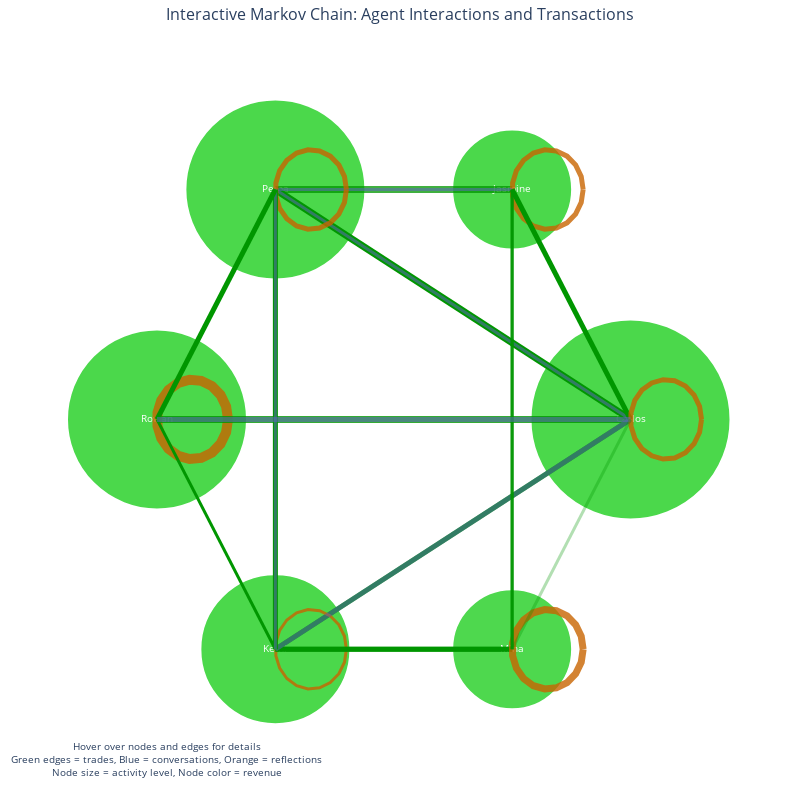

The notebook cell this image was saved under:
### Code cell
# Interactive Markov Chain Visualization
import plotly.graph_objects as go
import plotly.express as px
from plotly.subplots import make_subplots

import numpy as np
import math

def create_interactive_markov_visualization(results):
    """Create an interactive visualization of the complete Markov chain with transactions"""
    
    interactions = results.get('interaction_history', [])
    if not interactions:
        print("No interaction history found")
        return
    
    # Parse all interactions and build complete state transition data
    nodes = set()
    transitions = []
    transactions = {}
    
    for interaction in interactions:
        step = interaction.get('step', 0)
        
        if interaction.get('type') == 'conversation':
            participants = interaction.get('participants', [])
            if len(participants) == 2:
                from_agent, to_agent = participants[0], participants[1]
                nodes.add(from_agent)
                nodes.add(to_agent)
                
                # Check for trades in this conversation
                trades = interaction.get('trades', [])
                trade_info = None
                total_value = 0
                items_traded = []
                
                if trades:
                    for trade in trades:
                        if trade.get('executed') and trade.get('trade_details'):
                            trade_details = trade['trade_details']
                            items = trade_details.get('items', [])
                            actual_items = [item for item in items if item.get('name') != 'digital cash']
                            
                            total_value += sum(item.get('value', 0) for item in actual_items)
                            items_traded.extend([f"{item.get('name', '').replace('_', ' ').title()} (${item.get('value', 0)})" 
                                               for item in actual_items])
                
                transitions.append({
                    'step': step,
                    'from': from_agent,
                    'to': to_agent,
                    'type': 'conversation',
                    'has_trade': len(trades) > 0,
                    'trade_value': total_value,
                    'items': items_traded
                })
                
        elif interaction.get('type') == 'reflection':
            agent = interaction.get('agent', '')
            if agent:
                nodes.add(agent)
                transitions.append({
                    'step': step,
                    'from': agent,
                    'to': agent,
                    'type': 'reflection',
                    'has_trade': False,
                    'trade_value': 0,
                    'items': []
                })
    
    # Create the interactive plot
    return create_plotly_network(list(nodes), transitions)

def create_plotly_network(nodes, transitions):
    """Create interactive plotly network visualization"""
    
    # Create node positions in a circle
    n_nodes = len(nodes)
    node_positions = {}
    for i, node in enumerate(nodes):
        angle = 2 * math.pi * i / n_nodes
        node_positions[node] = {
            'x': math.cos(angle) * 2,
            'y': math.sin(angle) * 2
        }
    
    # Prepare edge traces
    edge_traces = []
    edge_info = []
    
    # Group transitions by (from, to) pair
    edge_groups = defaultdict(list)
    for transition in transitions:
        key = (transition['from'], transition['to'])
        edge_groups[key].append(transition)
    
    # Create edges with different styles
    for (from_node, to_node), trans_list in edge_groups.items():
        x0, y0 = node_positions[from_node]['x'], node_positions[from_node]['y']
        x1, y1 = node_positions[to_node]['x'], node_positions[to_node]['y']
        
        # Aggregate information
        total_interactions = len(trans_list)
        total_trades = sum(1 for t in trans_list if t['has_trade'])
        total_value = sum(t['trade_value'] for t in trans_list)
        all_items = []
        for t in trans_list:
            all_items.extend(t['items'])
        
        # Determine edge properties
        is_self_loop = (from_node == to_node)
        has_trades = total_trades > 0
        
        # Create hover text
        hover_text = f"<b>{from_node} → {to_node}</b><br>"
        hover_text += f"Total Interactions: {total_interactions}<br>"
        if has_trades:
            hover_text += f"Trades: {total_trades}<br>"
            hover_text += f"Total Value: ${total_value:.2f}<br>"
            if all_items:
                hover_text += f"Items: {', '.join(set(all_items))}<br>"
        
        steps = [str(t['step']) for t in trans_list]
        hover_text += f"Steps: {', '.join(steps)}"
        
        # Handle self-loops differently
        if is_self_loop:
            # Create a small arc for self-loops
            arc_x, arc_y = create_self_loop_arc(x0, y0, 0.3)
            edge_x = arc_x
            edge_y = arc_y
        else:
            edge_x = [x0, x1, None]
            edge_y = [y0, y1, None]
        
        # Choose color based on trade status
        if has_trades:
            color = f'rgba(0, 150, 0, {min(0.3 + total_value/100, 1.0)})'  # Green with opacity based on value
        elif from_node == to_node:
            color = 'rgba(200, 100, 0, 0.8)'  # Orange for reflections
        else:
            color = 'rgba(100, 100, 200, 0.5)'  # Blue for conversations without trades
        
        # Line width based on interaction count
        line_width = min(1 + total_interactions * 2, 10)
        
        edge_trace = go.Scatter(
            x=edge_x, y=edge_y,
            line=dict(width=line_width, color=color),
            hoverinfo='text',
            hovertext=hover_text,
            mode='lines',
            name=f'{from_node} → {to_node}' if not is_self_loop else f'{from_node} (reflection)',
            showlegend=False
        )
        
        edge_traces.append(edge_trace)
    
    # Create node trace
    node_x = [node_positions[node]['x'] for node in nodes]
    node_y = [node_positions[node]['y'] for node in nodes]
    
    # Calculate node statistics
    node_stats = {}
    for node in nodes:
        conversations_started = sum(1 for t in transitions if t['from'] == node and t['type'] == 'conversation')
        conversations_received = sum(1 for t in transitions if t['to'] == node and t['type'] == 'conversation')
        reflections = sum(1 for t in transitions if t['from'] == node and t['type'] == 'reflection')
        trades_made = sum(1 for t in transitions if t['from'] == node and t['has_trade'])
        revenue = sum(t['trade_value'] for t in transitions if t['from'] == node and t['has_trade'])
        
        node_stats[node] = {
            'conversations_started': conversations_started,
            'conversations_received': conversations_received,
            'reflections': reflections,
            'trades_made': trades_made,
            'revenue': revenue
        }
    
    node_text = []
    node_colors = []
    node_sizes = []
    
    for node in nodes:
        stats = node_stats[node]
        
        # Create hover text
        hover_text = f"<b>{node}</b><br>"
        hover_text += f"Conversations Started: {stats['conversations_started']}<br>"
        hover_text += f"Conversations Received: {stats['conversations_received']}<br>"
        hover_text += f"Reflections: {stats['reflections']}<br>"
        hover_text += f"Trades Made: {stats['trades_made']}<br>"
        hover_text += f"Revenue: ${stats['revenue']:.2f}"
        
        node_text.append(hover_text)
        
        # Node color based on revenue
        if stats['revenue'] > 0:
            intensity = min(stats['revenue'] / 100, 1.0)
            node_colors.append(f'rgba(0, 200, 0, {0.3 + intensity * 0.7})')
        else:
            node_colors.append('rgba(150, 150, 200, 0.7)')
        
        # Node size based on total activity
        total_activity = stats['conversations_started'] + stats['conversations_received'] + stats['reflections']
        node_sizes.append(max(20 + total_activity * 10, 30))
    
    node_trace = go.Scatter(
        x=node_x, y=node_y,
        mode='markers+text',
        hoverinfo='text',
        hovertext=node_text,
        text=[node.split()[0] for node in nodes],  # Show first name only
        textposition="middle center",
        textfont=dict(size=10, color="white"),
        marker=dict(
            size=node_sizes,
            color=node_colors,
            line=dict(width=2, color='white'),
            sizemode='diameter'
        ),
        name='Agents',
        showlegend=False
    )
    
    # Create the figure
    fig = go.Figure(data=[node_trace] + edge_traces,
                   layout=go.Layout(
                        title=dict(
                            text='Interactive Markov Chain: Agent Interactions and Transactions',
                            x=0.5,
                            font=dict(size=16)
                        ),
                        #titlefont_size=16,
                        showlegend=False,
                        hovermode='closest',
                        margin=dict(b=20,l=5,r=5,t=40),
                        annotations=[ dict(
                            text="Hover over nodes and edges for details<br>" + 
                                 "Green edges = trades, Blue = conversations, Orange = reflections<br>" + 
                                 "Node size = activity level, Node color = revenue",
                            showarrow=False,
                            xref="paper", yref="paper",
                            x=0.005, y=-0.002,
                            xanchor='left', yanchor='bottom',
                            font=dict(size=10)
                        )],
                        xaxis=dict(showgrid=False, zeroline=False, showticklabels=False),
                        yaxis=dict(showgrid=False, zeroline=False, showticklabels=False),
                        plot_bgcolor='rgba(0,0,0,0)',
                        width=800,
                        height=800
                   ))
    
    return fig

def create_self_loop_arc(x, y, radius):
    """Create coordinates for a self-loop arc"""
    # Create a small circle offset from the node
    angles = np.linspace(0, 2*np.pi, 20)
    arc_x = [x + radius * np.cos(angle) + radius for angle in angles] + [None]
    arc_y = [y + radius * np.sin(angle) for angle in angles] + [None]
    return arc_x, arc_y

# Create and display the interactive visualization
fig = create_interactive_markov_visualization(results)
if fig:
    fig.show()
else:
    print("Could not create visualization - no data available")

### Figure 1 — Plotly figure (JSON) as saved in the notebook; plotly's stock layout.template omitted (floating-point values rounded to 4 significant figures)
{"data": [{"hoverinfo": "text", "hovertext": ["<b>Carlos Mendez</b><br>Conversations Started: 8<br>Conversations Received: 8<br>Reflections: 2<br>Trades Made: 4<br>Revenue: $270.00", "<b>Jasmine Carter</b><br>Conversations Started: 4<br>Conversations Received: 4<br>Reflections: 2<br>Trades Made: 2<br>Revenue: $123.50", "<b>Pema Sherpa</b><br>Conversations Started: 7<br>Conversations Received: 7<br>Reflections: 2<br>Trades Made: 5<br>Revenue: $245.00", "<b>Rowan Greenwood</b><br>Conversations Started: 5<br>Conversations Received: 4<br>Reflections: 7<br>Trades Made: 4<br>Revenue: $120.00", "<b>Kemi Adebayo</b><br>Conversations Started: 6<br>Conversations Received: 6<br>Reflections: 1<br>Trades Made: 2<br>Revenue: $180.00", "<b>Mina Kim</b><br>Conversations Started: 3<br>Conversations Received: 4<br>Reflections: 3<br>Trades Made: 2<br>Revenue: $97.50"], "marker": {"color": ["rgba(0, 200, 0, 1.0)", "rgba(0, 200, 0, 1.0)", "rgba(0, 200, 0, 1.0)", "rgba(0, 200, 0, 1.0)", "rgba(0, 200, 0, 1.0)", "rgba(0, 200, 0, 0.9824999999999999)"], "line": {"color": "white", "width": 2}, "size": [200, 120, 180, 180, 150, 120], "sizemode": "diameter"}, "mode": "markers+text", "name": "Agents", "showlegend": false, "text": ["Carlos", "Jasmine", "Pema", "Rowan", "Kemi", "Mina"], "textfont": {"color": "white", "size": 10}, "textposition": "middle center", "type": "scatter", "x": [2, 1.0, -1.0, -2, -1.0, 1.0], "y": [0, 1.732, 1.732, 2.449e-16, -1.732, -1.732]}, {"hoverinfo": "text", "hovertext": "<b>Rowan Greenwood → Rowan Greenwood</b><br>Total Interactions: 7<br>Steps: 1, 2, 26, 27, 28, 44, 45", "line": {"color": "rgba(200, 100, 0, 0.8)", "width": 10}, "mode": "lines", "name": "Rowan Greenwood (reflection)", "showlegend": false, "type": "scatter", "x": [-1.4, -1.416, -1.463, -1.536, -1.626, -1.725, -1.821, -1.903, -1.964, -1.996, -1.996, -1.964, -1.903, -1.821, -1.725, -1.626, -1.536, -1.463, -1.416, -1.4, null], "y": [2.449e-16, 0.09741, 0.1843, 0.2511, 0.2908, 0.299, 0.2747, 0.2207, 0.1428, 0.04938, -0.04938, -0.1428, -0.2207, -0.2747, -0.299, -0.2908, -0.2511, -0.1843, -0.09741, 1.715e-16, null]}, {"hoverinfo": "text", "hovertext": "<b>Rowan Greenwood → Carlos Mendez</b><br>Total Interactions: 3<br>Trades: 2<br>Total Value: $50.00<br>Items: Hibiscus Extract ($35.0), Herbal Tea ($15.0)<br>Steps: 3, 11, 42", "line": {"color": "rgba(0, 150, 0, 0.8)", "width": 7}, "mode": "lines", "name": "Rowan Greenwood → Carlos Mendez", "showlegend": false, "type": "scatter", "x": [-2, 2, null], "y": [2.449e-16, 0, null]}, {"hoverinfo": "text", "hovertext": "<b>Carlos Mendez → Pema Sherpa</b><br>Total Interactions: 3<br>Trades: 2<br>Total Value: $85.00<br>Items: Premium Cigars ($85.0)<br>Steps: 4, 20, 32", "line": {"color": "rgba(0, 150, 0, 1.0)", "width": 7}, "mode": "lines", "name": "Carlos Mendez → Pema Sherpa", "showlegend": false, "type": "scatter", "x": [2, -1.0, null], "y": [0, 1.732, null]}, {"hoverinfo": "text", "hovertext": "<b>Pema Sherpa → Jasmine Carter</b><br>Total Interactions: 3<br>Trades: 2<br>Total Value: $45.00<br>Items: Mountain Flower Honey ($45.0)<br>Steps: 5, 33, 47", "line": {"color": "rgba(0, 150, 0, 0.75)", "width": 7}, "mode": "lines", "name": "Pema Sherpa → Jasmine Carter", "showlegend": false, "type": "scatter", "x": [-1.0, 1.0, null], "y": [1.732, 1.732, null]}, {"hoverinfo": "text", "hovertext": "<b>Jasmine Carter → Jasmine Carter</b><br>Total Interactions: 2<br>Steps: 6, 48", "line": {"color": "rgba(200, 100, 0, 0.8)", "width": 5}, "mode": "lines", "name": "Jasmine Carter (reflection)", "showlegend": false, "type": "scatter", "x": [1.6, 1.584, 1.537, 1.464, 1.374, 1.275, 1.179, 1.097, 1.036, 1.004, 1.004, 1.036, 1.097, 1.179, 1.275, 1.374, 1.464, 1.537, 1.584, 1.6, null], "y": [1.732, 1.829, 1.916, 1.983, 2.023, 2.031, 2.007, 1.953, 1.875, 1.781, 1.683, 1.589, 1.511, 1.457, 1.433, 1.441, 1.481, 1.548, 1.635, 1.732, null]}, {"hoverinfo": "text", "hovertext": "<b>Jasmine Carter → Pema Sherpa</b><br>Total Interactions: 1<br>Steps: 7", "line": {"color": "rgba(100, 100, 200, 0.5)", "width": 3}, "mode": "lines", "name": "Jasmine Carter → Pema Sherpa", "showlegend": false, "type": "scatter", "x": [1.0, -1.0, null], "y": [1.732, 1.732, null]}, {"hoverinfo": "text", "hovertext": "<b>Pema Sherpa → Carlos Mendez</b><br>Total Interactions: 1<br>Steps: 8", "line": {"color": "rgba(100, 100, 200, 0.5)", "width": 3}, "mode": "lines", "name": "Pema Sherpa → Carlos Mendez", "showlegend": false, "type": "scatter", "x": [-1.0, 2, null], "y": [1.732, 0, null]}, {"hoverinfo": "text", "hovertext": "<b>Carlos Mendez → Kemi Adebayo</b><br>Total Interactions: 2<br>Trades: 1<br>Total Value: $185.00<br>Items: Wrapper Tobacco Leaves ($35.0), Aged Cigars ($150.0)<br>Steps: 9, 12", "line": {"color": "rgba(0, 150, 0, 1.0)", "width": 5}, "mode": "lines", "name": "Carlos Mendez → Kemi Adebayo", "showlegend": false, "type": "scatter", "x": [2, -1.0, null], "y": [0, -1.732, null]}, {"hoverinfo": "text", "hovertext": "<b>Kemi Adebayo → Rowan Greenwood</b><br>Total Interactions: 1<br>Trades: 1<br>Total Value: $90.00<br>Items: Hibiscus Extract ($35.0), Baobab Fruit Powder ($55.0)<br>Steps: 10", "line": {"color": "rgba(0, 150, 0, 1.0)", "width": 3}, "mode": "lines", "name": "Kemi Adebayo → Rowan Greenwood", "showlegend": false, "type": "scatter", "x": [-1.0, -2, null], "y": [-1.732, 2.449e-16, null]}, {"hoverinfo": "text", "hovertext": "<b>Kemi Adebayo → Kemi Adebayo</b><br>Total Interactions: 1<br>Steps: 13", "line": {"color": "rgba(200, 100, 0, 0.8)", "width": 3}, "mode": "lines", "name": "Kemi Adebayo (reflection)", "showlegend": false, "type": "scatter", "x": [-0.4, -0.4163, -0.4633, -0.5359, -0.6264, -0.7248, -0.8205, -0.9032, -0.9638, -0.9959, -0.9959, -0.9638, -0.9032, -0.8205, -0.7248, -0.6264, -0.5359, -0.4633, -0.4163, -0.4, null], "y": [-1.732, -1.635, -1.548, -1.481, -1.441, -1.433, -1.457, -1.511, -1.589, -1.683, -1.781, -1.875, -1.953, -2.007, -2.031, -2.023, -1.983, -1.916, -1.829, -1.732, null]}, {"hoverinfo": "text", "hovertext": "<b>Kemi Adebayo → Mina Kim</b><br>Total Interactions: 2<br>Trades: 1<br>Total Value: $90.00<br>Items: Hibiscus Extract ($35.0), Baobab Fruit Powder ($55.0)<br>Steps: 14, 16", "line": {"color": "rgba(0, 150, 0, 1.0)", "width": 5}, "mode": "lines", "name": "Kemi Adebayo → Mina Kim", "showlegend": false, "type": "scatter", "x": [-1.0, 1.0, null], "y": [-1.732, -1.732, null]}, {"hoverinfo": "text", "hovertext": "<b>Mina Kim → Kemi Adebayo</b><br>Total Interactions: 2<br>Trades: 1<br>Total Value: $47.50<br>Items: Sunscreen ($22.0), Sheet Masks ($3.5)<br>Steps: 15, 18", "line": {"color": "rgba(0, 150, 0, 0.7749999999999999)", "width": 5}, "mode": "lines", "name": "Mina Kim → Kemi Adebayo", "showlegend": false, "type": "scatter", "x": [1.0, -1.0, null], "y": [-1.732, -1.732, null]}, {"hoverinfo": "text", "hovertext": "<b>Mina Kim → Mina Kim</b><br>Total Interactions: 3<br>Steps: 17, 35, 36", "line": {"color": "rgba(200, 100, 0, 0.8)", "width": 7}, "mode": "lines", "name": "Mina Kim (reflection)", "showlegend": false, "type": "scatter", "x": [1.6, 1.584, 1.537, 1.464, 1.374, 1.275, 1.179, 1.097, 1.036, 1.004, 1.004, 1.036, 1.097, 1.179, 1.275, 1.374, 1.464, 1.537, 1.584, 1.6, null], "y": [-1.732, -1.635, -1.548, -1.481, -1.441, -1.433, -1.457, -1.511, -1.589, -1.683, -1.781, -1.875, -1.953, -2.007, -2.031, -2.023, -1.983, -1.916, -1.829, -1.732, null]}, {"hoverinfo": "text", "hovertext": "<b>Kemi Adebayo → Carlos Mendez</b><br>Total Interactions: 2<br>Steps: 19, 31", "line": {"color": "rgba(100, 100, 200, 0.5)", "width": 5}, "mode": "lines", "name": "Kemi Adebayo → Carlos Mendez", "showlegend": false, "type": "scatter", "x": [-1.0, 2, null], "y": [-1.732, 0, null]}, {"hoverinfo": "text", "hovertext": "<b>Pema Sherpa → Pema Sherpa</b><br>Total Interactions: 2<br>Steps: 21, 22", "line": {"color": "rgba(200, 100, 0, 0.8)", "width": 5}, "mode": "lines", "name": "Pema Sherpa (reflection)", "showlegend": false, "type": "scatter", "x": [-0.4, -0.4163, -0.4633, -0.5359, -0.6264, -0.7248, -0.8205, -0.9032, -0.9638, -0.9959, -0.9959, -0.9638, -0.9032, -0.8205, -0.7248, -0.6264, -0.5359, -0.4633, -0.4163, -0.4, null], "y": [1.732, 1.829, 1.916, 1.983, 2.023, 2.031, 2.007, 1.953, 1.875, 1.781, 1.683, 1.589, 1.511, 1.457, 1.433, 1.441, 1.481, 1.548, 1.635, 1.732, null]}, {"hoverinfo": "text", "hovertext": "<b>Pema Sherpa → Kemi Adebayo</b><br>Total Interactions: 2<br>Trades: 2<br>Total Value: $155.00<br>Items: Mountain Flower Honey ($45.0), Pine Honey ($55.0)<br>Steps: 23, 30", "line": {"color": "rgba(0, 150, 0, 1.0)", "width": 5}, "mode": "lines", "name": "Pema Sherpa → Kemi Adebayo", "showlegend": false, "type": "scatter", "x": [-1.0, -1.0, null], "y": [1.732, -1.732, null]}, {"hoverinfo": "text", "hovertext": "<b>Kemi Adebayo → Pema Sherpa</b><br>Total Interactions: 1<br>Steps: 24", "line": {"color": "rgba(100, 100, 200, 0.5)", "width": 3}, "mode": "lines", "name": "Kemi Adebayo → Pema Sherpa", "showlegend": false, "type": "scatter", "x": [-1.0, -1.0, null], "y": [-1.732, 1.732, null]}, {"hoverinfo": "text", "hovertext": "<b>Pema Sherpa → Rowan Greenwood</b><br>Total Interactions: 1<br>Trades: 1<br>Total Value: $45.00<br>Items: Mountain Flower Honey ($45.0)<br>Steps: 25", "line": {"color": "rgba(0, 150, 0, 0.75)", "width": 3}, "mode": "lines", "name": "Pema Sherpa → Rowan Greenwood", "showlegend": false, "type": "scatter", "x": [-1.0, -2, null], "y": [1.732, 2.449e-16, null]}, {"hoverinfo": "text", "hovertext": "<b>Rowan Greenwood → Pema Sherpa</b><br>Total Interactions: 2<br>Trades: 2<br>Total Value: $70.00<br>Items: Baobab Fruit Powder ($55.0), Herbal Tea ($15.0)<br>Steps: 29, 46", "line": {"color": "rgba(0, 150, 0, 1.0)", "width": 5}, "mode": "lines", "name": "Rowan Greenwood → Pema Sherpa", "showlegend": false, "type": "scatter", "x": [-2, -1.0, null], "y": [2.449e-16, 1.732, null]}, {"hoverinfo": "text", "hovertext": "<b>Jasmine Carter → Mina Kim</b><br>Total Interactions: 1<br>Trades: 1<br>Total Value: $48.50<br>Items: Mountain Flower Honey ($45.0), Notebooks ($3.5)<br>Steps: 34", "line": {"color": "rgba(0, 150, 0, 0.7849999999999999)", "width": 3}, "mode": "lines", "name": "Jasmine Carter → Mina Kim", "showlegend": false, "type": "scatter", "x": [1.0, 1.0, null], "y": [1.732, -1.732, null]}, {"hoverinfo": "text", "hovertext": "<b>Mina Kim → Jasmine Carter</b><br>Total Interactions: 1<br>Trades: 1<br>Total Value: $50.00<br>Items: Essence ($28.0), Sunscreen ($22.0)<br>Steps: 37", "line": {"color": "rgba(0, 150, 0, 0.8)", "width": 3}, "mode": "lines", "name": "Mina Kim → Jasmine Carter", "showlegend": false, "type": "scatter", "x": [1.0, 1.0, null], "y": [-1.732, 1.732, null]}, {"hoverinfo": "text", "hovertext": "<b>Jasmine Carter → Carlos Mendez</b><br>Total Interactions: 2<br>Trades: 1<br>Total Value: $75.00<br>Items: Tutoring Sessions ($40.0), Essence ($28.0), Notebooks ($7.0)<br>Steps: 38, 49", "line": {"color": "rgba(0, 150, 0, 1.0)", "width": 5}, "mode": "lines", "name": "Jasmine Carter → Carlos Mendez", "showlegend": false, "type": "scatter", "x": [1.0, 2, null], "y": [1.732, 0, null]}, {"hoverinfo": "text", "hovertext": "<b>Carlos Mendez → Carlos Mendez</b><br>Total Interactions: 2<br>Steps: 39, 40", "line": {"color": "rgba(200, 100, 0, 0.8)", "width": 5}, "mode": "lines", "name": "Carlos Mendez (reflection)", "showlegend": false, "type": "scatter", "x": [2.6, 2.584, 2.537, 2.464, 2.374, 2.275, 2.179, 2.097, 2.036, 2.004, 2.004, 2.036, 2.097, 2.179, 2.275, 2.374, 2.464, 2.537, 2.584, 2.6, null], "y": [0, 0.09741, 0.1843, 0.2511, 0.2908, 0.299, 0.2747, 0.2207, 0.1428, 0.04938, -0.04938, -0.1428, -0.2207, -0.2747, -0.299, -0.2908, -0.2511, -0.1843, -0.09741, -7.348e-17, null]}, {"hoverinfo": "text", "hovertext": "<b>Carlos Mendez → Rowan Greenwood</b><br>Total Interactions: 2<br>Steps: 41, 43", "line": {"color": "rgba(100, 100, 200, 0.5)", "width": 5}, "mode": "lines", "name": "Carlos Mendez → Rowan Greenwood", "showlegend": false, "type": "scatter", "x": [2, -2, null], "y": [0, 2.449e-16, null]}, {"hoverinfo": "text", "hovertext": "<b>Carlos Mendez → Mina Kim</b><br>Total Interactions: 1<br>Trades: 1<br>Total Value: $0.00<br>Steps: 50", "line": {"color": "rgba(0, 150, 0, 0.3)", "width": 3}, "mode": "lines", "name": "Carlos Mendez → Mina Kim", "showlegend": false, "type": "scatter", "x": [2, 1.0, null], "y": [0, -1.732, null]}], "layout": {"annotations": [{"font": {"size": 10}, "showarrow": false, "text": "Hover over nodes and edges for details<br>Green edges = trades, Blue = conversations, Orange = reflections<br>Node size = activity level, Node color = revenue", "x": 0.005, "xanchor": "left", "xref": "paper", "y": -0.002, "yanchor": "bottom", "yref": "paper"}], "height": 800, "hovermode": "closest", "margin": {"b": 20, "l": 5, "r": 5, "t": 40}, "plot_bgcolor": "rgba(0,0,0,0)", "showlegend": false, "title": {"font": {"size": 16}, "text": "Interactive Markov Chain: Agent Interactions and Transactions", "x": 0.5}, "width": 800, "xaxis": {"showgrid": false, "showticklabels": false, "zeroline": false}, "yaxis": {"showgrid": false, "showticklabels": false, "zeroline": false}}}
